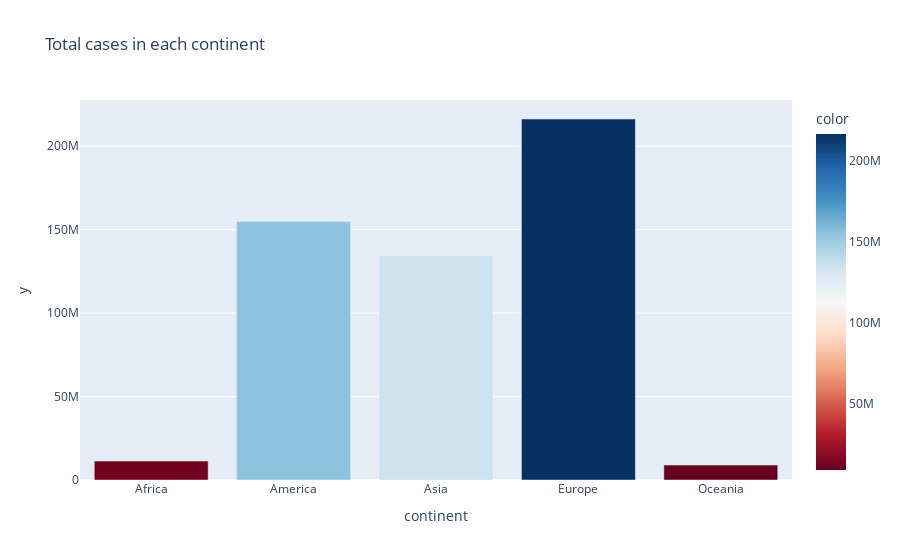

The code cell stored with this chart in its notebook:
### Code cell
# sum cases in each continents 
df_continents_cases = df_global_covid.loc[(
    df_global_covid["indicator"] == "cases") 
    & (df_global_covid["country"] != "Europe (total)")
    & (df_global_covid["country"] != "EU/EEA (total)")
    & (df_global_covid["country"] != "Africa (total)")
    & (df_global_covid["country"] != "Asia (total)")
    & (df_global_covid["country"] != "America (total)")
    & (df_global_covid["country"] != "Oceania (total)")]["weekly_count"].groupby(df_global_covid["continent"]).sum()


fig = px.bar(df_continents_cases, x=df_continents_cases.index, y=df_continents_cases.values, title="Total cases in each continent", color=df_continents_cases.values, color_continuous_scale=px.colors.sequential.RdBu)
fig.show()
fig.write_image(os.path.join(PLOT_IMAGE_PATH, "total_cases_in_each_continent.png"))

### Figure 1 — Plotly figure (JSON) as saved in the notebook; plotly's stock layout.template omitted (floating-point values rounded to 4 significant figures)
{"data": [{"alignmentgroup": "True", "hovertemplate": "continent=%{x}<br>y=%{y}<br>color=%{marker.color}<extra></extra>", "legendgroup": "", "marker": {"color": [11352269, 154765266, 134354819, 216233469, 8942264], "coloraxis": "coloraxis", "pattern": {"shape": ""}}, "name": "", "offsetgroup": "", "orientation": "v", "showlegend": false, "textposition": "auto", "type": "bar", "x": ["Africa", "America", "Asia", "Europe", "Oceania"], "xaxis": "x", "y": [11352269, 154765266, 134354819, 216233469, 8942264], "yaxis": "y"}], "layout": {"barmode": "relative", "coloraxis": {"colorbar": {"title": {"text": "color"}}, "colorscale": [[0, "rgb(103,0,31)"], [0.1, "rgb(178,24,43)"], [0.2, "rgb(214,96,77)"], [0.3, "rgb(244,165,130)"], [0.4, "rgb(253,219,199)"], [0.5, "rgb(247,247,247)"], [0.6, "rgb(209,229,240)"], [0.7, "rgb(146,197,222)"], [0.8, "rgb(67,147,195)"], [0.9, "rgb(33,102,172)"], [1, "rgb(5,48,97)"]]}, "legend": {"tracegroupgap": 0}, "title": {"text": "Total cases in each continent"}, "xaxis": {"anchor": "y", "domain": [0, 1], "title": {"text": "continent"}}, "yaxis": {"anchor": "x", "domain": [0, 1], "title": {"text": "y"}}}}
